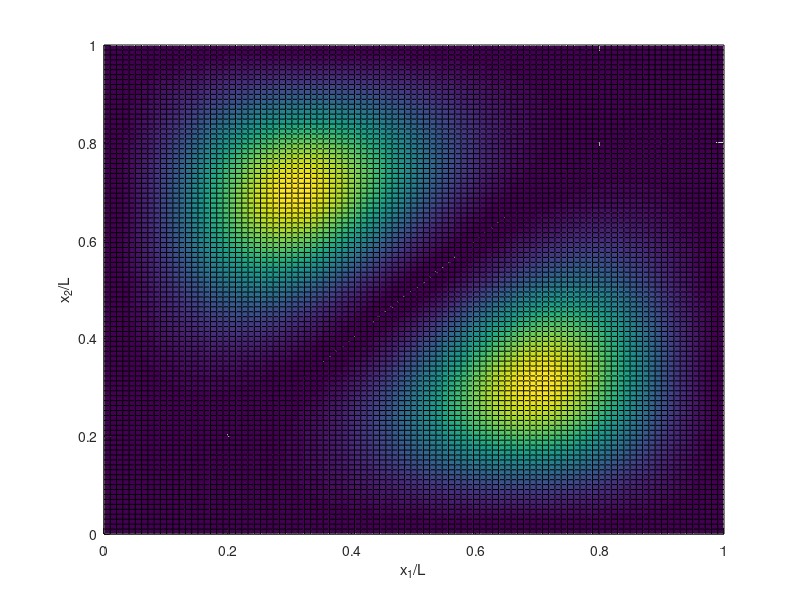

Write the MATLAB code that produced this figure. (Note: this script raises an error after producing the figure.)
%PauliExclusion.m
%
%This script makes plots of an excited configuration of the two electron in
%a box problem. Illustrates the Pauli Exclusion principle.
%
%Tom Allison 11/10/2013

%% Part a)
% See pdf scan

%% Part b)

x1 = linspace(0,1);
x2 = linspace(0,1);

[X1,X2] = meshgrid(x1,x2);

PSI = 2*(sin(pi*X1).*sin(2*pi*X2) - sin(pi*X2).*sin(2*pi*X1));

figure(1)
surf(X1,X2,PSI.^2);
xlabel('x_1/L');
ylabel('x_2/L');
view([0 0 1]);
setfigfont(1,14);

%% Interpretation
% The wavefunction has a node when x1 = x2 because the two particles have
% the same spin. When they have the same spin, the Pauli exclusion
% principle prevents them from being at the same place. This problem shows
% that the antisymeterization requirement takes care of the particles not
% being at the same place with the same spin because the probability of
% that happening is Psi(x,x) with x1 = x2, and this is identicaly zero.



